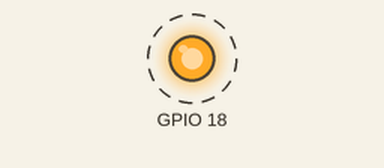
Recording of a program running on a simulated Raspberry Pi (BCM pin numbers). On the bench: output pins drawn as LEDs (lit = HIGH). Dashed ring = blinking. The clock reads 2024-03-15 10:24:30 at power-on unless the program sets it; what the program prints to the terminal is not drawn. At 10.0 s the program stops and its outputs stay as they are.

Above: at 0.5 s.
Timing chart, 0 to 4.6 s (numbered marks = the images above):
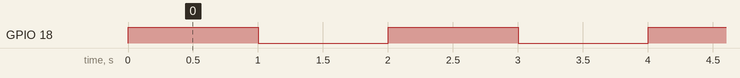

The program:

LED.py
```python
#!/usr/bin/python3.9
import RPi.GPIO as GPIO
import time

#Disable GPIO warnings
GPIO.setwarnings(False)

#Sets numbering scheme to Broadcom (BCM) mode
#BCM channel numbers are consistent across different models of rasberry pi
GPIO.setmode(GPIO.BCM)

#Configures pin 18 as output
GPIO.setup(18, GPIO.OUT)

#Record the start time
start_time = time.time()

print("Executing loop")

#Executes loop for 10 seconds
#Turns Pin 18 on and off based on the sleep time
while (time.time() - start_time) < 10:
    GPIO.output(18, True)
    time.sleep(1)
    GPIO.output(18, False)
    time.sleep(1)

print("Finished")
```

Measured:
- by itself, GPIO 18: alternates HIGH for 1.0 s and LOW for 1.0 s, 10 changes in all, then stays LOW
